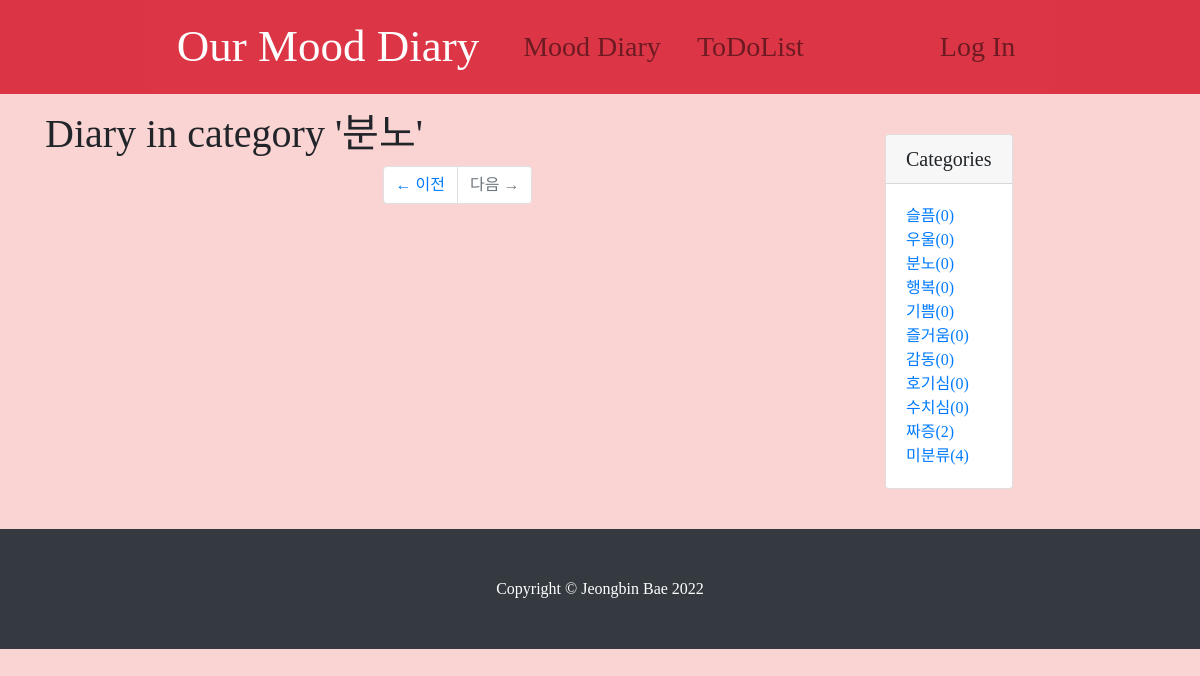
Page /diary/category/분노/ on the committed database.
### diary/models.py (models this page shows, shortened)
class Category(models.Model):
    name = models.CharField(max_length=50, unique=True)
    slug = models.SlugField(max_length=200, unique=True, allow_unicode=True)
    class Meta:
        verbose_name_plural : 'Categories'
    def __str__(self):
        return self.name
    def get_absolute_url(self):
        return f'/diary/category/{self.slug}/'

### diary/views.py (the view)
# urls.py: path('category/<str:slug>/' ,views.categories_page),
def categories_page(request, slug):
    if slug == 'no-category':
        category = '미분류'
        post_list = Post.objects.filter(category=None)
    else:
        category = Category.objects.get(slug=slug)
        post_list = Post.objects.filter(category=category)
    context = {
        'categories': Category.objects.all(),
        'no_category_post_count': Post.objects.filter(category=None).count(),
        'category': category,
        'post_list': post_list
    }
    return render(request, 'diary/post_list.html', context)

### diary/templates/diary/post_list.html (shortened to what this page needs)
{% extends 'diary/base.html' %}
{% block main_area %}
                <h1>Diary
                    {% if category %} in category '{{ category }}' {% endif %}
                </h1>
                <ul class="pagination justify-content-center mb-4">
                    <li class="page-item">
                        <a class="page-link" href="#">&larr; 이전</a>
                    </li>
                    <li class="page-item disabled">
                        <a class="page-link" href="#">다음 &rarr;</a>
                    </li>
                </ul>
{% endblock %}

### diary/templates/diary/base.html (shortened to what this page needs)
<!DOCTYPE html>
<html>
{% load static %}
<head>
        <link rel="stylesheet" href="{% static 'diary/bootstrap/bootstrap.min.css' %}" media="screen">
        <link rel="stylesheet" href="{% static 'diary/css/diary-post.css' %}" media="screen">
</head>
<body>
    {% include 'diary/navbar.html' %}
    <div class="container my-3">
        <div class="row">
            <div class="col-md-8 col-lg-9">
                {% block main_area %}
                {% endblock %}
            </div>
                <div class="card my-4">
                    <h5 class="card-header">Categories</h5>
                    <div class="card-body">
                        <div class="row">
                            <div class="col-lg-12">
                                <ul class="list-unstyled mb-0">
                                    {% for c in categories %}
                                        <li>
                                            <a href="{{ c.get_absolute_url }}">{{ c.name }}({{ c.post_set.count }})</a>
                                        </li>
                                    {% endfor %}
                                    <li>
                                        <a href="/diary/category/no-category">미분류({{ no_category_post_count }})</a>
                                    </li>
                                </ul>
                            </div>
                        </div>
                    </div>
                </div>
            </div>
        </div>
    {% include 'diary/footer.html' %}
</body>
</html>

### diary/static/diary/css/diary-post.css (style rules this page uses)
* { font-family: 'EarlyFontDiary'; }
body { background-color: #FAD3D3FF; font-family: 'EarlyFontDiary'; }

### rows in the picture
Category: name "분노", post_set.count "0"
Category: name "슬픔", post_set.count "0"
Category: name "우울", post_set.count "0"
Category: name "행복", post_set.count "0"
Category: name "기쁨", post_set.count "0"
Category: name "즐거움", post_set.count "0"
Category: name "감동", post_set.count "0"
Category: name "호기심", post_set.count "0"
Category: name "수치심", post_set.count "0"
Category: name "짜증", post_set.count "2"

### other values in the picture
{{ no_category_post_count }} "4"
